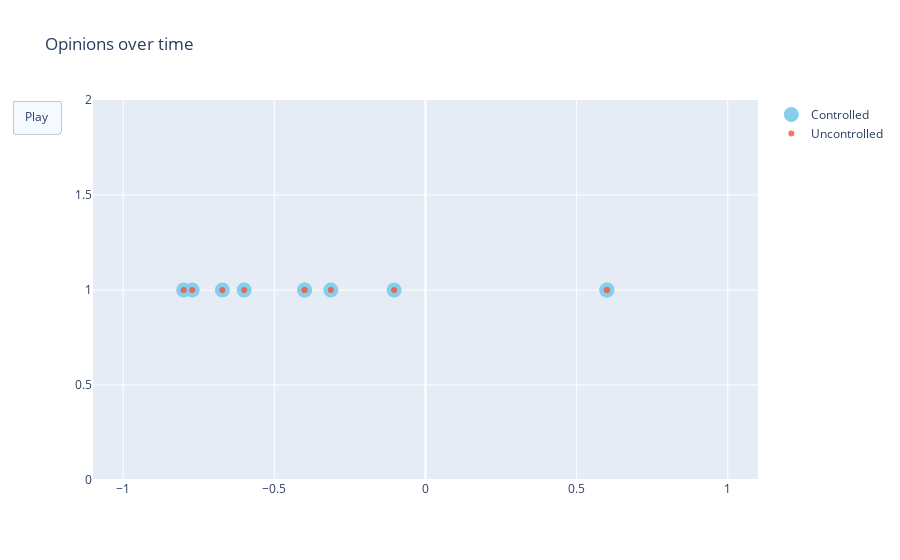

The cell this chart's notebook holds for it:
### Code cell
fig = go.Figure(
    data=[go.Scatter(x=c_xs[:, 0].flatten(), y=np.ones(eq.var_dim-1),
                         mode='markers',
                         name="Controlled", marker=dict(color='SkyBlue', size=15)),
         go.Scatter(x=uc_xs[:, 0].flatten(), y=np.ones(eq.var_dim-1),
                         mode='markers',
                         name="Uncontrolled", opacity=0.8)],
    layout=go.Layout(
        xaxis=dict(range=[-1.1, 1.1], autorange=False),
        yaxis=dict(range=[0, 2], autorange=False),
        title="Opinions over time",
        updatemenus=[dict(
            type="buttons",
            buttons=[dict(label="Play",
                          method="animate",
                          args=[None, {"frame": {"duration": 25, 
                                                                        "redraw": False},
                                                              "fromcurrent": True, 
                                                              "transition": {"duration": 0.1}}])])]
    ),
    frames=[go.Frame(data=[go.Scatter(x=c_xs[:, i].flatten(), y=np.ones(eq.var_dim-1),
                         mode='markers',
                         name="Controlled", marker=dict(color='SkyBlue', size=15)),
                          go.Scatter(x=uc_xs[:, i].flatten(), y=np.ones(eq.var_dim-1),
                         mode='markers',
                         name="Uncontrolled", opacity=0.8)]) for i in range(c_xs.shape[1])]
)
fig.update_layout(transition = {'duration': 0.1})
fig.show()

### Figure 1 — Plotly figure (JSON) as saved in the notebook; plotly's stock layout.template omitted (floating-point values rounded to 4 significant figures)
{"data": [{"marker": {"color": "SkyBlue", "size": 15}, "mode": "markers", "name": "Controlled", "type": "scatter", "x": [-0.6, -0.672, -0.8, -0.7717, 0.6, 0.6, -0.3132, -0.4, -0.4, -0.1039], "y": [1, 1, 1, 1, 1, 1, 1, 1, 1, 1]}, {"mode": "markers", "name": "Uncontrolled", "opacity": 0.8, "type": "scatter", "x": [-0.6, -0.672, -0.8, -0.7717, 0.6, 0.6, -0.3132, -0.4, -0.4, -0.1039], "y": [1, 1, 1, 1, 1, 1, 1, 1, 1, 1]}], "layout": {"title": {"text": "Opinions over time"}, "transition": {"duration": 0.1}, "updatemenus": [{"buttons": [{"args": [null, {"frame": {"duration": 25, "redraw": false}, "fromcurrent": true, "transition": {"duration": 0.1}}], "label": "Play", "method": "animate"}], "type": "buttons"}], "xaxis": {"autorange": false, "range": [-1.1, 1.1]}, "yaxis": {"autorange": false, "range": [0, 2]}}}
